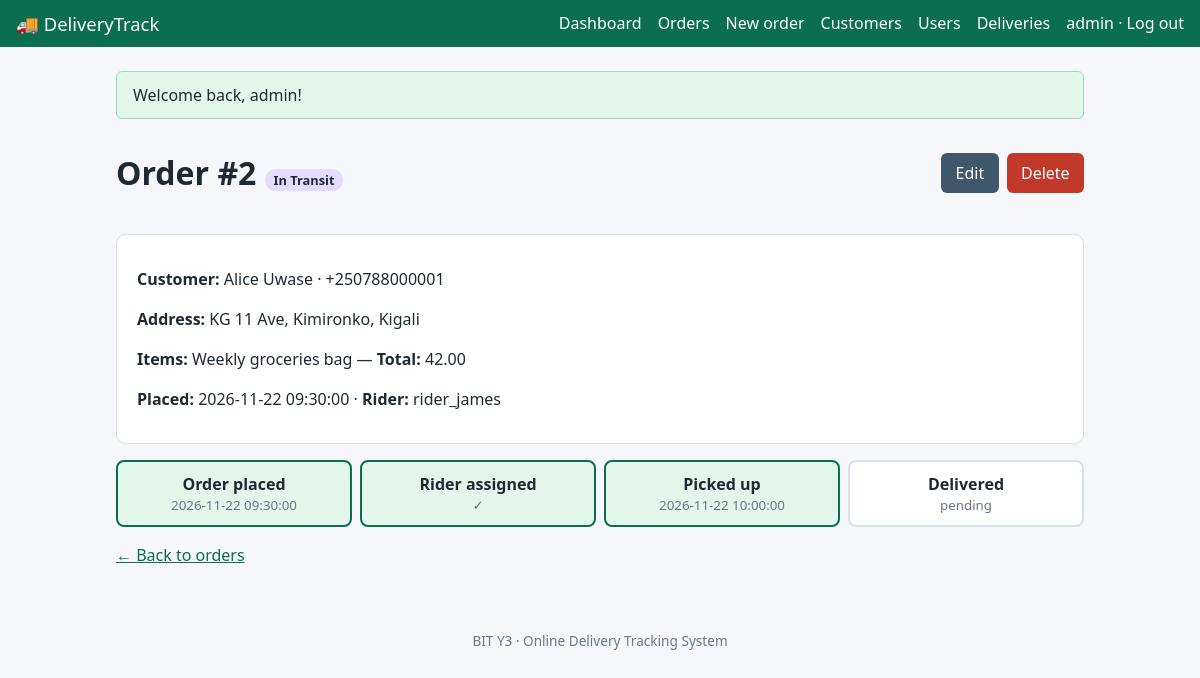
Page /index.php?r=orders/show&id=2 (signed in) on the committed database.
### tables this page shows
CREATE TABLE orders (
  order_id    INT UNSIGNED AUTO_INCREMENT PRIMARY KEY,
  customer_id INT UNSIGNED NOT NULL,
  details     VARCHAR(255) NOT NULL,                
  order_date  DATETIME NOT NULL DEFAULT CURRENT_TIMESTAMP,
  total       DECIMAL(10,2) NOT NULL CHECK (total > 0),
  status      ENUM('pending','assigned','in_transit','delivered','cancelled') NOT NULL DEFAULT 'pending',
  CONSTRAINT fk_order_cust FOREIGN KEY (customer_id) REFERENCES customers(customer_id) ON DELETE CASCADE,
  INDEX idx_order_status (status)
);

CREATE TABLE customers (
  customer_id INT UNSIGNED AUTO_INCREMENT PRIMARY KEY,
  user_id     INT UNSIGNED NULL UNIQUE,             
  full_name   VARCHAR(100) NOT NULL,
  phone       VARCHAR(20)  NOT NULL,
  address     VARCHAR(255) NOT NULL,
  CONSTRAINT fk_cust_user FOREIGN KEY (user_id) REFERENCES users(user_id) ON DELETE SET NULL
);

CREATE TABLE deliveries (
  delivery_id  INT UNSIGNED AUTO_INCREMENT PRIMARY KEY,
  order_id     INT UNSIGNED NOT NULL UNIQUE,        
  rider_id     INT UNSIGNED NOT NULL,               
  picked_at    DATETIME NULL,
  delivered_at DATETIME NULL,
  status       ENUM('assigned','picked_up','delivered','failed') NOT NULL DEFAULT 'assigned',
  CONSTRAINT fk_del_order FOREIGN KEY (order_id) REFERENCES orders(order_id) ON DELETE CASCADE,
  CONSTRAINT fk_del_rider FOREIGN KEY (rider_id) REFERENCES users(user_id)  ON DELETE RESTRICT
);

CREATE TABLE users (
  user_id       INT UNSIGNED AUTO_INCREMENT PRIMARY KEY,
  username      VARCHAR(50)  NOT NULL UNIQUE,
  email         VARCHAR(100) NOT NULL UNIQUE,
  password_hash VARCHAR(255) NOT NULL,
  role          ENUM('admin','customer','rider') NOT NULL DEFAULT 'customer',
  created_at    TIMESTAMP NOT NULL DEFAULT CURRENT_TIMESTAMP
);

### app/core/Controller.php (called while the page is built, shortened)
<?php
abstract class Controller {
    protected function view(string $v, array $d = []): void {
        extract($d);
        require __DIR__ . "/../views/$v.php";
        require __DIR__ . '/../views/layout.php';
    }
    protected function requireLogin(): array {
        return user();
    }
}

### app/controllers/OrdersController.php (called while the page is built, shortened)
<?php
class OrdersController extends Controller {
    function show() {
        $u = $this->requireLogin();
        $o = $this->owned((int)($_GET['id'] ?? 0), $u);
        $this->view('orders/show', ['title' => 'Order #' . $o['order_id'], 'o' => $o, 'd' => Delivery::byOrder((int)$o['order_id']), 'u' => $u]);
    }
    private function owned(int $id, array $u): array {
        $o = Order::find($id);
        $ok = $o && ($u['role'] === 'admin'
            || ($u['role'] === 'customer' && (int)$o['cust_user'] === $u['user_id'])
            || ($u['role'] === 'rider' && (int)$o['rider_id'] === $u['user_id']));
        return $o;
    }
}

### public/index.php (called while the page is built, shortened)
<?php
$allowed = ['home', 'auth', 'orders', 'customers', 'deliveries', 'users', 'api'];
$r = $_GET['r'] ?? 'home/index';
if (!preg_match('~^([a-z]+)/([a-z]+)$~', $r, $m) || !in_array($m[1], $allowed, true)) { http_response_code(404); exit('404 Not Found'); }
$c = new $class();
$c->{$m[2]}();

### app/config.php (called while the page is built)
<?php
return ['db' => ['host' => '127.0.0.1', 'name' => 'delivery_tracker', 'user' => 'root', 'pass' => '', 'charset' => 'utf8mb4']];

### app/core/Database.php (called while the page is built)
<?php
final class Database {
    private static ?PDO $pdo = null;
    static function pdo(): PDO {
        if (!self::$pdo) {
            $d = (require __DIR__ . '/../config.php')['db'];
            self::$pdo = new PDO("mysql:host={$d['host']};dbname={$d['name']};charset={$d['charset']}", $d['user'], $d['pass'], [
                PDO::ATTR_ERRMODE => PDO::ERRMODE_EXCEPTION,
                PDO::ATTR_DEFAULT_FETCH_MODE => PDO::FETCH_ASSOC,
                PDO::ATTR_EMULATE_PREPARES => false,
            ]);
        }
        return self::$pdo;
    }
    static function q(string $sql, array $p = []): PDOStatement {
        $s = self::pdo()->prepare($sql);
        $s->execute($p);
        return $s;
    }
}

### app/models/Order.php (called while the page is built, shortened)
<?php
class Order {
    static function find(int $id): ?array {
        return Database::q('SELECT o.*,c.full_name,c.phone,c.address,c.user_id AS cust_user,d.rider_id
            FROM orders o JOIN customers c ON c.customer_id=o.customer_id
            LEFT JOIN deliveries d ON d.order_id=o.order_id WHERE o.order_id=?', [$id])->fetch() ?: null;
    }
}

### app/models/Delivery.php (called while the page is built, shortened)
<?php
class Delivery {
    static function byOrder(int $oid): ?array { return Database::q(self::BASE . ' WHERE d.order_id=?', [$oid])->fetch() ?: null; }
}

### app/views/orders/show.php (the view, shortened to what this page needs)
<div class="bar"><h1>Order #<?= (int)$o['order_id'] ?> <?= badge($o['status']) ?></h1>
<div class="actions">
<?php if ($u['role'] === 'admin'): ?>
  <a class="btn alt" href="<?= e(url('orders/edit', ['id' => $o['order_id']])) ?>">Edit</a>
  <form method="post" action="<?= e(url('orders/delete')) ?>" data-confirm="Delete this order permanently?"><button class="btn danger">Delete</button></form>
<?php elseif ($u['role'] === 'customer' && $o['status'] === 'pending'): ?>
  <form method="post" action="<?= e(url('orders/cancel')) ?>" data-confirm="Cancel this order?"><?= csrf_field() ?><input type="hidden" name="id" value="<?= (int)$o['order_id'] ?>"><button class="btn danger">Cancel order</button></form>
<?php endif ?></div></div>
<div class="panel">
  <p><b>Customer:</b> <?= e($o['full_name']) ?> · <?= e($o['phone']) ?></p>
  <p><b>Address:</b> <?= e($o['address']) ?></p>
  <p><b>Items:</b> <?= e($o['details']) ?> — <b>Total:</b> <?= e(number_format((float)$o['total'], 2)) ?></p>
  <p><b>Placed:</b> <?= e($o['order_date']) ?> · <b>Rider:</b> <?= e($d['rider'] ?? 'not assigned yet') ?></p>
</div>
<?php if ($o['status'] === 'cancelled'): ?><p class="flash err">This order was cancelled.</p><?php else:
  $steps = [['Order placed', $o['order_date']], ['Rider assigned', $d ? 'assigned' : null], ['Picked up', $d['picked_at'] ?? null], ['Delivered', $d['delivered_at'] ?? null]]; ?>
<ol class="timeline"><?php foreach ($steps as [$label, $when]): ?>
  <li class="<?= $when ? 'done' : '' ?>"><b><?= e($label) ?></b><small><?= e($when && $when !== 'assigned' ? $when : ($when ? '✓' : 'pending')) ?></small></li>
<?php endforeach ?></ol>
<?php endif ?>
<p><a href="<?= e(url('orders/index')) ?>">← Back to orders</a></p>

### app/core/helpers.php (shortened to what this page needs)
<?php
function e($v): string { return htmlspecialchars((string)$v, ENT_QUOTES | ENT_SUBSTITUTE, 'UTF-8'); }
function url(string $r = 'home/index', array $q = []): string { return 'index.php?' . http_build_query(['r' => $r] + $q); }
function user(): ?array { return $_SESSION['user'] ?? null; }
function badge(string $s): string { return '<span class="badge s-' . e($s) . '">' . e(str_replace('_', ' ', $s)) . '</span>'; }

### public/css/style.css (style rules this page uses)
:root { --bg:#f5f7fa;--fg:#1f2933;--mut:#6b7785;--pri:#0b6e4f;--card:#fff;--bd:#d9e0e7;--err:#c0392b }
* { box-sizing:border-box }
body { margin:0;font:16px/1.5 system-ui,Segoe UI,Roboto,sans-serif;background:var(--bg);color:var(--fg) }
a { color:var(--pri) }
.panel { background:var(--card);border:1px solid var(--bd);border-radius:10px;padding:1rem 1.25rem;margin:1rem 0 }
.btn,button.btn { display:inline-block;background:var(--pri);color:#fff;border:0;border-radius:6px;padding:.5rem .9rem;font:inherit;cursor:pointer;text-decoration:none }
.btn.alt { background:#40576b }
.btn.danger,.danger { background:var(--err) }
.bar { display:flex;flex-wrap:wrap;gap:.75rem;align-items:center;justify-content:space-between }
.actions { display:flex;gap:.5rem;align-items:center;flex-wrap:wrap }
.actions form { margin:0 }
.badge { display:inline-block;padding:.1rem .55rem;border-radius:999px;background:#dde5ec;font-size:.8rem;text-transform:capitalize }
.s-in_transit,.s-picked_up { background:#e5dbff }
.timeline { list-style:none;padding:0;display:grid;grid-template-columns:repeat(4,1fr);gap:.5rem }
.timeline li { background:var(--card);border:2px solid var(--bd);border-radius:8px;padding:.6rem;text-align:center }
.timeline li.done { border-color:var(--pri);background:#e3f6ec }
.timeline small { display:block;color:var(--mut) }

### rows in the picture
orders: order_id "2", status "In Transit", customer.full_name "Alice Uwase", customer.phone "+250788000001", customer.address "KG 11 Ave, Kimironko, Kigali", details "Weekly groceries bag", total "42.00", order_date "2026-11-22 09:30:00"
deliveries: rider.username "rider_james"

### other values in the picture
$me['username'] "admin"
$f[0] "Welcome back, admin!"
$label "Order placed"
$when && $when !== 'assigned' ? $when : ($when ? '✓' : 'pending') "2026-11-22 09:30:00"
$label "Rider assigned"
$when && $when !== 'assigned' ? $when : ($when ? '✓' : 'pending') "✓"
$label "Picked up"
$when && $when !== 'assigned' ? $when : ($when ? '✓' : 'pending') "2026-11-22 10:00:00"
$label "Delivered"
$when && $when !== 'assigned' ? $when : ($when ? '✓' : 'pending') "pending"
